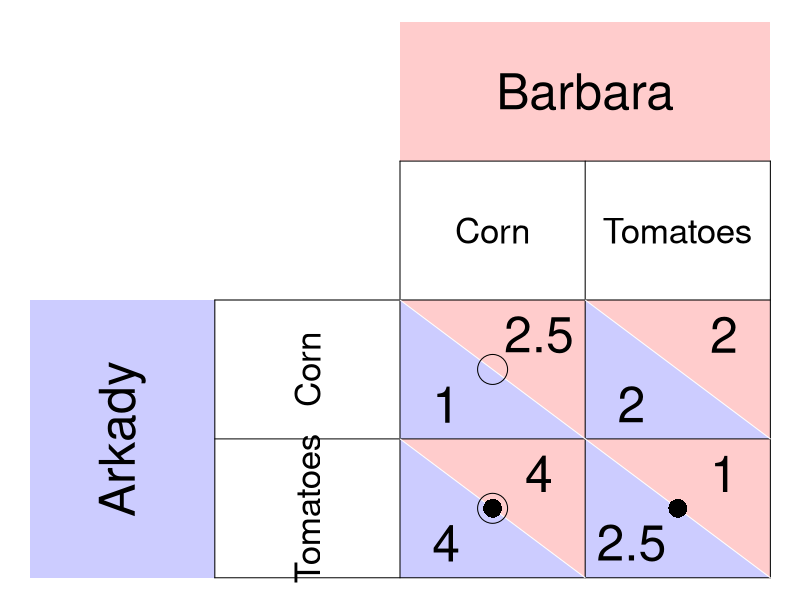

Write the R code that produced this figure.
require(ggplot2)
require(shape)
pdf(file = "society/matrix_invisiblehand.pdf", width = 9, height = 7)

par(mar =  c(0, 0, 0, 0))
xlims <- c(0, 8)
ylims <- c(0, 8)

#TextSizes
PlayerSize <- 3
StratSize <- 2.1
PayoffSize <- 3
p1fadelevel <- 0.2
p2fadelevel <- 0.2

#Payoffs are listed as c("NW", "SW", "NE", "SE")

#Considerations for Player 1
P1Name <- c("Arkady")
P1Strat <- c("Corn", "Tomatoes")
P1Payoffs <- c("1", "4", "2", "2.5")
P1BR1 <- c("SW") #Must be NW or SW - the BR prints accordingly. 
P1BR2 <- c("SE") #Must be NE or SE - the BR prints accordingly. 
#NW = (5, 3); SW = (5,1); NE = (7, 3); SE = (7, 1)
P1bestsize <- 2.5 #Adjusts size of point indicating best response of P1

#Considerations for Player 2
P2Name <- c("Barbara")
P2Strat <- c("Corn", "Tomatoes")
P2Payoffs <- c("2.5", "4", "2", "1")
P2BR1 <- c("NW") #Must be NW or NE - the BR prints accordingly. 
P2BR2 <- c("SW") #Must be SW or SE - the BR prints accordingly. 
P2bestsize <- 4 #Adjusts size of circle indicating best response of P2

plot(0, 0, xlim = xlims, ylim = ylims, type = "n",
     xlab = expression(""),
     ylab = expression(""),
     xaxt = "n", 
     yaxt = "n", 
     cex.lab = 2, 
     bty = "n")



#Color and label for Player 1 and their strategies
polygon(c(0,0,2,2,0), c(0,4,4,0,0), col=rgb(0, 0, 1, p1fadelevel), density=NULL, border = NA)
text(1, 2, P1Name[1], srt = 90, cex = PlayerSize)

text(3, 3, P1Strat[1], cex = StratSize, srt = 90)
text(3, 1, P1Strat[2], cex = StratSize, srt = 90)


#Color and label for Player 2
polygon(c(4,4,8,8,4), c(8,6,6,8,8), col=rgb(1, 0, 0, p2fadelevel), density=NULL, border = NA)
text(6, 7, P2Name[1], cex = PlayerSize)

text(5, 5, P2Strat[1], cex = StratSize)
text(7, 5, P2Strat[2], cex = StratSize)

#NorthWest cell 
#P1
polygon(c(4,4,6,4), c(4,2,2,4), col=rgb(0, 0, 1, p1fadelevel), density=NULL, border = NA)
#P2
polygon(c(4,6,6,4), c(4,4,2,4), col=rgb(1, 0, 0, p2fadelevel), density=NULL, border = NA)

#P1
text(4.5, 2.5, P1Payoffs[1], cex = PayoffSize)
#P2
text(5.5, 3.5, P2Payoffs[1], cex = PayoffSize)

#SouthWest cell  
#P1
polygon(c(4,4,6,4), c(2,0,0,2), col=rgb(0, 0, 1, p1fadelevel), density=NULL, border = NA)
#P2
polygon(c(4,6,6,4), c(2,2,0,2), col=rgb(1, 0, 0, p2fadelevel), density=NULL, border = NA)

#P1
text(4.5, 0.5, P1Payoffs[2], cex = PayoffSize)
#P2
text(5.5, 1.5, P2Payoffs[2], cex = PayoffSize)


#NorthEast cell 
#P1
polygon(c(6,6,8,6), c(4,2,2,4), col=rgb(0, 0, 1, p1fadelevel), density=NULL, border = NA)
#P2
polygon(c(6,8,8,6), c(4,4,2,4), col=rgb(1, 0, 0, p2fadelevel), density=NULL, border = NA)
#P1
text(6.5, 2.5, P1Payoffs[3], cex = PayoffSize)
#P2
text(7.5, 3.5, P2Payoffs[3], cex = PayoffSize)

#SouthEast cell 
#P1
polygon(c(6,6,8,6), c(2,0,0,2), col=rgb(0, 0, 1, p1fadelevel), density=NULL, border = NA)
#P2
polygon(c(6,8,8,6), c(2,2,0,2), col=rgb(1, 0, 0, p2fadelevel), density=NULL, border = NA)
#P1
text(6.5, 0.5, P1Payoffs[4], cex = PayoffSize)
#P2
text(7.5, 1.5, P2Payoffs[4], cex = PayoffSize)


#Lines for the Table
segments(8, 0, 8, 6, lty = 1, col = "black")
segments(4, 6, 8, 6, lty = 1, col = "black")
segments(2, 0, 2, 4, lty = 1, col = "black")
segments(2, 0, 8, 0, lty = 1, col = "black")
segments(2, 4, 8, 4, lty = 1, col = "black")
segments(4, 0, 4, 6, lty = 1, col = "black")
segments(2, 2, 8, 2, lty = 1, col = "black")
segments(6, 0, 6, 6, lty = 1, col = "black")

#Diagonals
#NW
segments(4, 4, 6, 2, lty = 1, col = "white")
#NE
segments(6, 4, 8, 2, lty = 1, col = "white")
#SW
segments(4, 2, 6, 0, lty = 1, col = "white")
#Se
segments(6, 2, 8, 0, lty = 1, col = "white")


#Best responses 
#P1 
if (P1BR1[1] == "NW"){
  points(5, 3, pch = 16, col = "black", cex = P1bestsize)
} else{points(5, 1, pch = 16, col = "black", cex = P1bestsize)
}

if (P1BR2[1] == "NE"){
  points(7, 3, pch = 16, col = "black", cex = P1bestsize)
} else{points(7, 1, pch = 16, col = "black", cex = P1bestsize)
}


#P2
if (P2BR1[1] == "NW"){
  points(5, 3, pch = 1, col = "black", cex = P2bestsize)
} else{points(7, 3, pch = 1, col = "black", cex = P2bestsize)
}

if (P2BR2[1] == "SW"){
  points(5, 1, pch = 1, col = "black", cex = P2bestsize)
} else{points(7, 1, pch = 1, col = "black", cex = P2bestsize)
}

dev.off()
